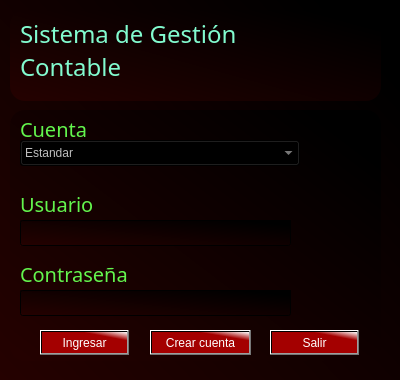
<?xml version="1.0" encoding="UTF-8"?>
<ui version="4.0">
 <class>ventanaLogin</class>
 <widget class="QWidget" name="ventanaLogin">
  <property name="geometry">
   <rect>
    <x>0</x>
    <y>0</y>
    <width>400</width>
    <height>380</height>
   </rect>
  </property>
  <property name="minimumSize">
   <size>
    <width>400</width>
    <height>380</height>
   </size>
  </property>
  <property name="maximumSize">
   <size>
    <width>400</width>
    <height>380</height>
   </size>
  </property>
  <property name="windowTitle">
   <string>Iniciar sesión o registrarse</string>
  </property>
  <property name="windowIcon">
   <iconset resource="source.qrc">
    <normaloff>:/images/images/error_404-2.png</normaloff>:/images/images/error_404-2.png</iconset>
  </property>
  <property name="styleSheet">
   <string notr="true">QWidget{
	background: qlineargradient(spread:pad, x1:0, y1:1, x2:0.946, y2:0.159, stop:0 rgba(37, 1, 0, 255), stop:1 rgba(0, 0, 0, 255));

}

QFrame#frame_bot{
	
	border-image: url(:/images/images/backgroundDarkRed.jpg);
}

QFrame{
	
	/*border-image: url(:/images/images/backgroundDarkRed.jpg);*/

	border-radius: 15px;
}

QFrame#frame_top{
	
	background-image: url(:/images/images/backgroundDarkRed.jpg);
}
QLabel{
	background: transparent;
	color: rgb(99, 245, 77);
	font-size: 20px;
	font: Ubuntu bold;
}

QLineEdit{
color: white
}

QPushButton{
color: white;
background: qlineargradient(spread:pad, x1:0.800995, y1:0.256182, x2:1, y2:0, stop:0 rgba(164, 0, 0, 255), stop:1 rgba(255, 255, 255, 255))
}

QLabel#label_titulo{
	color: rgb(130, 251, 207);
	background: transparent;
	font-size: 24px;
	font-family: Sans;
}

</string>
  </property>
  <widget class="QLabel" name="label_usuario">
   <property name="geometry">
    <rect>
     <x>20</x>
     <y>190</y>
     <width>331</width>
     <height>28</height>
    </rect>
   </property>
   <property name="text">
    <string>Usuario</string>
   </property>
  </widget>
  <widget class="QFrame" name="frame_top">
   <property name="geometry">
    <rect>
     <x>10</x>
     <y>10</y>
     <width>371</width>
     <height>91</height>
    </rect>
   </property>
   <property name="frameShape">
    <enum>QFrame::StyledPanel</enum>
   </property>
   <property name="frameShadow">
    <enum>QFrame::Raised</enum>
   </property>
   <widget class="QLabel" name="label_error404">
    <property name="geometry">
     <rect>
      <x>260</x>
      <y>0</y>
      <width>111</width>
      <height>91</height>
     </rect>
    </property>
    <property name="text">
     <string/>
    </property>
    <property name="pixmap">
     <pixmap resource="source.qrc">:/images/images/error_404-2.png</pixmap>
    </property>
    <property name="scaledContents">
     <bool>true</bool>
    </property>
   </widget>
   <widget class="QLabel" name="label_titulo">
    <property name="geometry">
     <rect>
      <x>10</x>
      <y>-10</y>
      <width>291</width>
      <height>101</height>
     </rect>
    </property>
    <property name="font">
     <font>
      <family>Sans</family>
      <pointsize>-1</pointsize>
      <weight>50</weight>
      <italic>false</italic>
      <bold>false</bold>
     </font>
    </property>
    <property name="text">
     <string>Sistema de Gestión 
Contable</string>
    </property>
   </widget>
  </widget>
  <widget class="QComboBox" name="comboBox">
   <property name="enabled">
    <bool>false</bool>
   </property>
   <property name="geometry">
    <rect>
     <x>20</x>
     <y>140</y>
     <width>280</width>
     <height>26</height>
    </rect>
   </property>
   <item>
    <property name="text">
     <string>Estandar</string>
    </property>
   </item>
   <item>
    <property name="text">
     <string>Administrador</string>
    </property>
   </item>
  </widget>
  <widget class="QLabel" name="label_cuenta">
   <property name="geometry">
    <rect>
     <x>20</x>
     <y>120</y>
     <width>71</width>
     <height>17</height>
    </rect>
   </property>
   <property name="text">
    <string>Cuenta</string>
   </property>
  </widget>
  <widget class="QLineEdit" name="lineEdit_user">
   <property name="geometry">
    <rect>
     <x>20</x>
     <y>220</y>
     <width>271</width>
     <height>26</height>
    </rect>
   </property>
   <property name="text">
    <string/>
   </property>
  </widget>
  <widget class="QLineEdit" name="lineEdit_password">
   <property name="geometry">
    <rect>
     <x>20</x>
     <y>290</y>
     <width>271</width>
     <height>26</height>
    </rect>
   </property>
   <property name="echoMode">
    <enum>QLineEdit::Password</enum>
   </property>
  </widget>
  <widget class="QLabel" name="label_password">
   <property name="geometry">
    <rect>
     <x>20</x>
     <y>265</y>
     <width>131</width>
     <height>17</height>
    </rect>
   </property>
   <property name="text">
    <string>Contraseña</string>
   </property>
  </widget>
  <widget class="QPushButton" name="pushButton_login">
   <property name="geometry">
    <rect>
     <x>40</x>
     <y>330</y>
     <width>89</width>
     <height>25</height>
    </rect>
   </property>
   <property name="text">
    <string>Ingresar</string>
   </property>
  </widget>
  <widget class="QPushButton" name="pushButton_register">
   <property name="geometry">
    <rect>
     <x>150</x>
     <y>330</y>
     <width>101</width>
     <height>25</height>
    </rect>
   </property>
   <property name="text">
    <string>Crear cuenta</string>
   </property>
  </widget>
  <widget class="QPushButton" name="pushButton_salir">
   <property name="geometry">
    <rect>
     <x>270</x>
     <y>330</y>
     <width>89</width>
     <height>25</height>
    </rect>
   </property>
   <property name="text">
    <string>Salir</string>
   </property>
  </widget>
  <widget class="QFrame" name="frame_bot">
   <property name="geometry">
    <rect>
     <x>10</x>
     <y>110</y>
     <width>371</width>
     <height>251</height>
    </rect>
   </property>
   <property name="styleSheet">
    <string notr="true"/>
   </property>
   <property name="frameShape">
    <enum>QFrame::StyledPanel</enum>
   </property>
   <property name="frameShadow">
    <enum>QFrame::Raised</enum>
   </property>
  </widget>
  <zorder>frame_bot</zorder>
  <zorder>frame_top</zorder>
  <zorder>label_usuario</zorder>
  <zorder>comboBox</zorder>
  <zorder>label_cuenta</zorder>
  <zorder>lineEdit_user</zorder>
  <zorder>lineEdit_password</zorder>
  <zorder>label_password</zorder>
  <zorder>pushButton_login</zorder>
  <zorder>pushButton_register</zorder>
  <zorder>pushButton_salir</zorder>
 </widget>
 <resources>
  <include location="source.qrc"/>
 </resources>
 <connections/>
</ui>
